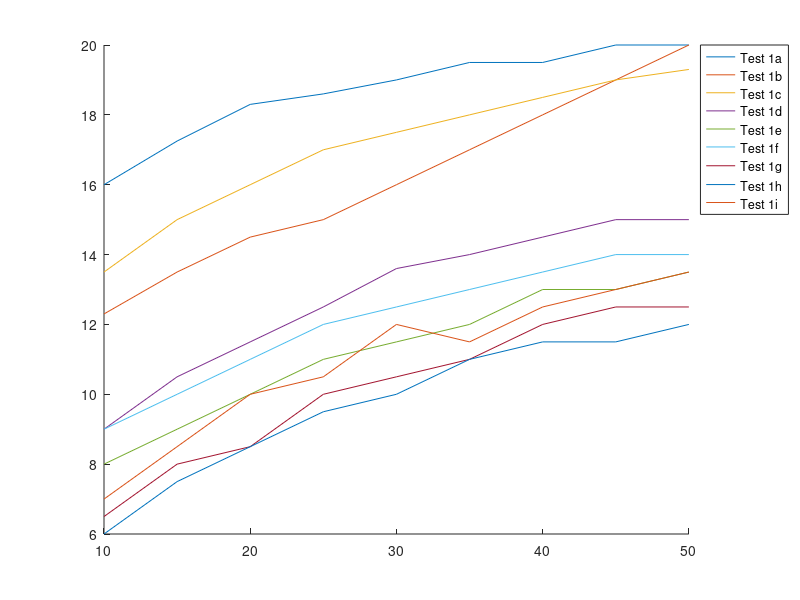

This figure's MATLAB source:
clear;
clc;

% Record data from torque tests
% Speed targets:

% 10 kph = 590  = 520
% 15 kph = 885  = 780
% 20 kph = 1180 = 1044
% 25 kph = 1470 = 1300
% 30 kph = 1770 = 1565
% 35 kph = 2060 = 1823
% 40 kph = 2360 = 2088
% 45 kph = 2650 = 2345
% 50 kph = 2950 = 2610


% Test 1: No load + trainer
test_1_speed = [10, 15, 20, 25, 30, 35, 40, 45, 50]
test_1a = [16, (17.5 + 17)/2, 18.3, 18.6, 19, 19.5, 19.5, 20, 20]
test_1b = [20, 19, 18, 17, 16, 15, 14.5, 13.5, 12.3];
test_1b = rot90(rot90(test_1b))
test_1c = [13.5, 15, 16, 17, 17.5, 18, 18.5, 19, 19.3]
test_1d = [9, 10.5, 11.5, 12.5, 13.6, 14, 14.5, 15, 15] 
test_1e = [8, 9, 10, 11, 11.5, 12, 13, 13, 13.5]
test_1f = [9, 10, 11, 12, 12.5, 13, 13.5, 14, 14]
test_1g = [6.5, 8, 8.5, 10, 10.5, 11, 12, 12.5, 12.5]
test_1h = [6, 7.5, 8.5, 9.5, 10, 11, 11.5, 11.5, 12]
test_1i = [7, 8.5, 10, 10.5, 12, 11.5, 12.5, 13, 13.5]
% Observations:
% As more tests are run, the value 0f the resistance torque seems to
% reduce. This is possibly due to the system being run in, and shaft
% allignments rectifying themselves and bearings being worn in. More tests
% were thus conducted to ensure that reliable readings were taken

test_1_fig = figure;
hold on
plot(test_1_speed, test_1a)
plot(test_1_speed, test_1b)
plot(test_1_speed, test_1c)
plot(test_1_speed, test_1d)
plot(test_1_speed, test_1e)
plot(test_1_speed, test_1f)
plot(test_1_speed, test_1g)
plot(test_1_speed, test_1h)
plot(test_1_speed, test_1i)
legend('Test 1a', 'Test 1b', 'Test 1c', 'Test 1d', 'Test 1e', 'Test 1f', 'Test 1g', 'Test 1h', 'Test 1i', 'Location','bestoutside')
% close(test_1_fig);